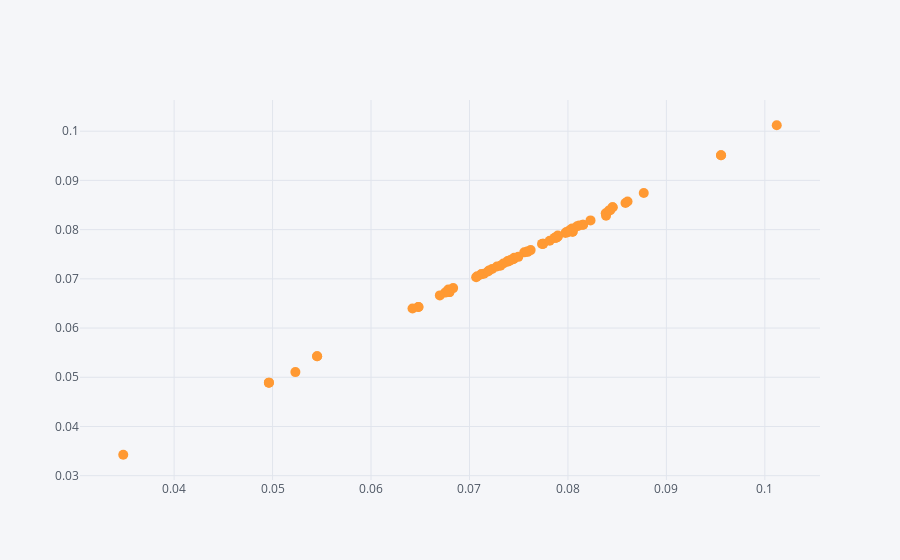

The code cell stored with this chart in its notebook:
### Markdown cell above
### Comparação entre o retorno real dos ativos e o retorno do modelo G(1,1)

### Code cell
#G(1,1)
vetor=df.values
Portfolio_G=[];
Portfolio_Geometrico=[];
C=df.cov()
COVAR=C.values

i=0
j=0

for i in range(5):
    for j in range(5):
        
        #Portfolio Aritmetico
        c = 0.5*(2*Retorno_GEOMETRICO[i]+VOL[i]**2)/(1-Retorno_GEOMETRICO[i]+np.sqrt((1+Retorno_GEOMETRICO[i])**2+2*VOL[i]**2)) + 0.5*(2*Retorno_GEOMETRICO[j]+VOL[j]**2)/(1-Retorno_GEOMETRICO[j]+np.sqrt((1+Retorno_GEOMETRICO[j])**2+2*VOL[j]**2))-((VOL[i]*0.5)**2+(VOL[j]*0.5)**2+2*0.5*0.5*COVAR[i,j]*12)/2
        Portfolio_G.append(c)
        
        #Portfolio Geometrico
        d = (vetor[:,i]*0.5 + vetor[:,j]*0.5)
        truegeo=(gmean(d + 1)- 1)*12
        Portfolio_Geometrico.append(truegeo)
        
Portfolio_G

for ind in range(50):

    # Create Random Weights
    weights1 = np.array(np.random.random(5))

    # Rebalance Weights
    weights1 = weights1 / np.sum(weights1)
    
    # Portfolio Aritmetico
    x = np.sum((2*Retorno_GEOMETRICO+VOL**2)/(1-Retorno_GEOMETRICO+np.sqrt((1+Retorno_GEOMETRICO)**2+2*VOL**2))* weights1)-(np.dot(weights1.T, np.dot(df.cov() * 12, weights1)))/(2*(1+np.sum(np.sum((2*Retorno_GEOMETRICO+VOL**2)/(1-Retorno_GEOMETRICO+np.sqrt((1+Retorno_GEOMETRICO)**2+2*VOL**2))* weights1))))
    Portfolio_G.append(x)
    
    #Portfolio Geometrico
    z = np.dot(vetor,weights1)
    truegeo1=(gmean(z + 1)- 1)*12
    Portfolio_Geometrico.append(truegeo1)

    
    
data = pd.DataFrame(Portfolio_Geometrico,columns=["Portfolio Geometrico"])
data["Portfolio_G(1,1)"]=Portfolio_G

data.iplot(kind='scatter',x='Portfolio Geometrico',y='Portfolio_G(1,1)',mode='markers',size=10)


X_plot = np.linspace(0.02, 0.12, 100)
Y_plot = X_plot

g = sns.FacetGrid(data, size = 6)
g = g.map(plt.scatter, "Portfolio Geometrico", "Portfolio_G(1,1)", edgecolor="w")
plt.plot(X_plot, Y_plot, color='r')
plt.show()

### Figure 1 — Plotly figure (JSON) as saved in the notebook; plotly's stock layout.template omitted (floating-point values rounded to 4 significant figures)
{"data": [{"line": {"color": "rgba(255, 153, 51, 1.0)", "dash": "solid", "shape": "linear", "width": 1.3}, "marker": {"size": 10, "symbol": "circle"}, "mode": "markers", "name": "Portfolio_G(1,1)", "text": "", "type": "scatter", "x": [0.06785, 0.08454, 0.05452, 0.07885, 0.06481, 0.08454, 0.1012, 0.0712, 0.09555, 0.08153, 0.05452, 0.0712, 0.03483, 0.06796, 0.04963, 0.07885, 0.09555, 0.06796, 0.08387, 0.08048, 0.06481, 0.08153, 0.04963, 0.08048, 0.05232, 0.08, 0.07147, 0.07881, 0.07404, 0.07975, 0.08031, 0.0723, 0.08021, 0.07444, 0.07314, 0.08384, 0.07897, 0.07876, 0.08115, 0.08585, 0.07386, 0.07556, 0.07746, 0.0823, 0.07068, 0.08042, 0.06754, 0.07388, 0.08093, 0.06699, 0.07198, 0.06834, 0.07344, 0.06421, 0.07748, 0.07586, 0.07621, 0.07451, 0.08417, 0.07737, 0.07815, 0.07454, 0.07188, 0.08046, 0.07079, 0.07898, 0.08605, 0.07416, 0.07279, 0.07496, 0.0877, 0.07591, 0.0843, 0.07984, 0.07864], "y": [0.06785, 0.08454, 0.05427, 0.0784, 0.06428, 0.08454, 0.1012, 0.07094, 0.0951, 0.08099, 0.05427, 0.07094, 0.03426, 0.0673, 0.04891, 0.0784, 0.0951, 0.0673, 0.08281, 0.07958, 0.06428, 0.08099, 0.04891, 0.07958, 0.05105, 0.07948, 0.07104, 0.07849, 0.07362, 0.07932, 0.08001, 0.07199, 0.0799, 0.07398, 0.07266, 0.08334, 0.07879, 0.07838, 0.08083, 0.0854, 0.07348, 0.07538, 0.07711, 0.08188, 0.07033, 0.08021, 0.0672, 0.07361, 0.08067, 0.06663, 0.0717, 0.06811, 0.07312, 0.06397, 0.07713, 0.07555, 0.07584, 0.07407, 0.08389, 0.0771, 0.07775, 0.07427, 0.07149, 0.07992, 0.07051, 0.07859, 0.0857, 0.07383, 0.07251, 0.07446, 0.08743, 0.07548, 0.08394, 0.07952, 0.07832]}], "layout": {"legend": {"bgcolor": "#F5F6F9", "font": {"color": "#4D5663"}}, "paper_bgcolor": "#F5F6F9", "plot_bgcolor": "#F5F6F9", "title": {"font": {"color": "#4D5663"}}, "xaxis": {"gridcolor": "#E1E5ED", "showgrid": true, "tickfont": {"color": "#4D5663"}, "title": {"font": {"color": "#4D5663"}, "text": ""}, "zerolinecolor": "#E1E5ED"}, "yaxis": {"gridcolor": "#E1E5ED", "showgrid": true, "tickfont": {"color": "#4D5663"}, "title": {"font": {"color": "#4D5663"}, "text": ""}, "zerolinecolor": "#E1E5ED"}}}
